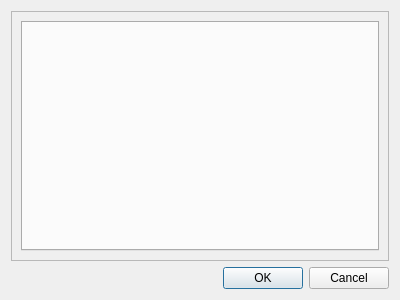
<?xml version="1.0" encoding="UTF-8"?>
<ui version="4.0">
 <class>ss_CraftConfig</class>
 <widget class="QDialog" name="ss_CraftConfig">
  <property name="geometry">
   <rect>
    <x>0</x>
    <y>0</y>
    <width>400</width>
    <height>300</height>
   </rect>
  </property>
  <property name="windowTitle">
   <string>Dialog</string>
  </property>
  <layout class="QVBoxLayout" name="verticalLayout">
   <item>
    <widget class="QFrame" name="frame">
     <property name="frameShape">
      <enum>QFrame::StyledPanel</enum>
     </property>
     <property name="frameShadow">
      <enum>QFrame::Raised</enum>
     </property>
     <layout class="QHBoxLayout" name="horizontalLayout">
      <item>
       <widget class="QTabWidget" name="tabWidget">
        <property name="currentIndex">
         <number>-1</number>
        </property>
       </widget>
      </item>
     </layout>
    </widget>
   </item>
   <item>
    <widget class="QDialogButtonBox" name="buttonBox">
     <property name="orientation">
      <enum>Qt::Horizontal</enum>
     </property>
     <property name="standardButtons">
      <set>QDialogButtonBox::Cancel|QDialogButtonBox::Ok</set>
     </property>
    </widget>
   </item>
  </layout>
 </widget>
 <resources/>
 <connections>
  <connection>
   <sender>buttonBox</sender>
   <signal>accepted()</signal>
   <receiver>ss_CraftConfig</receiver>
   <slot>accept()</slot>
   <hints>
    <hint type="sourcelabel">
     <x>248</x>
     <y>254</y>
    </hint>
    <hint type="destinationlabel">
     <x>157</x>
     <y>274</y>
    </hint>
   </hints>
  </connection>
  <connection>
   <sender>buttonBox</sender>
   <signal>rejected()</signal>
   <receiver>ss_CraftConfig</receiver>
   <slot>reject()</slot>
   <hints>
    <hint type="sourcelabel">
     <x>316</x>
     <y>260</y>
    </hint>
    <hint type="destinationlabel">
     <x>286</x>
     <y>274</y>
    </hint>
   </hints>
  </connection>
 </connections>
</ui>
